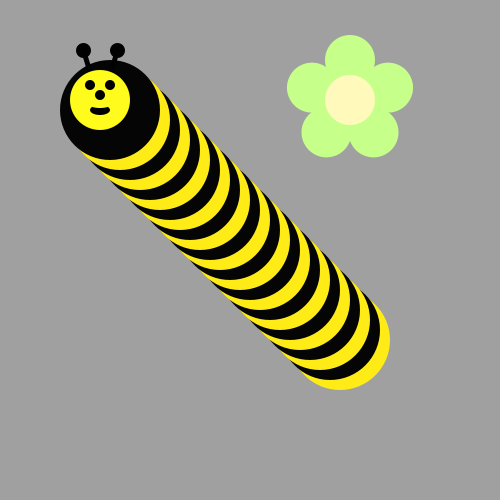
Frame 1 (no input)
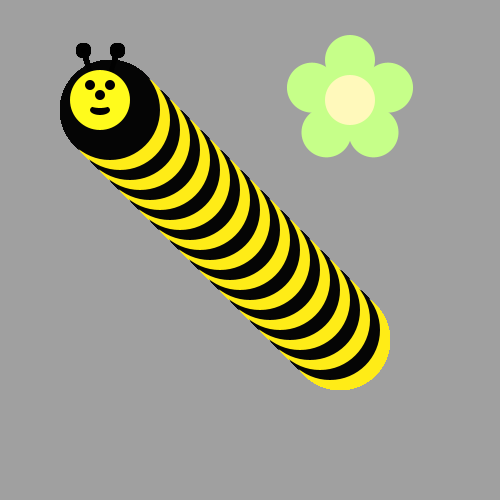
Frame 60 (the mouse pressed at the canvas centre just before this capture)
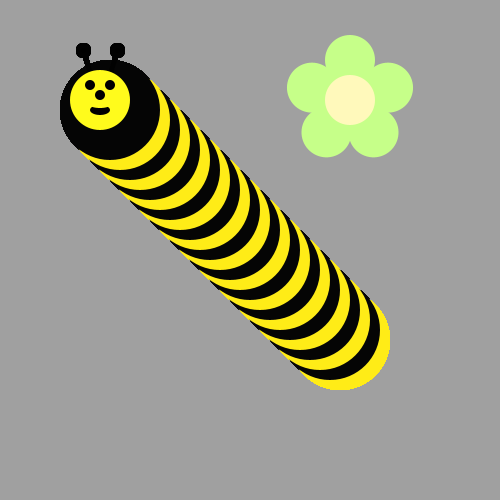
Frame 120 (the mouse held since frame 60 and released just before this capture)

The Processing sketch that drew these frames (run headless with seeded random() and noise(); from frame 60 on, the mouse is pressed at the canvas centre):

// Processing sketch: bumble_bee
// ── bumble_bee.pde
int x = 340;
void draw() {
/*Use a loop to make a body for the Bee!
Then put his head on using drawBeeFace(x,y)
Use Modulo to make the colors alternate 
*/

for(int i = 0; i < 24; i++){
if(i % 2 == 0){
fill(#FFEC17);
}else{
fill(#050505);
}
ellipse(x - (i*10) , x - (i* 10),100,100);  
}
drawBeeFace(100,100);
}


void drawFlower(int x, int y) {
     noStroke();
     translate(x, y);
     // draw 5 petals, rotating after each one
     fill(#c6ff89);      // green
      for (int i = 0; i < 5; i++) {
           ellipse(0, -40, 50, 50);
          rotate(radians(72));
     }
     fill(#fff9bb); // light yellow
     ellipse(0, 0, 50, 50);
} 
void drawBeeFace(int BeeFaceX, int BeeFaceY) {
     noStroke();
     fill(0, 0, 0);
     stroke(1);
     strokeWeight(5);
     line(BeeFaceX-10, BeeFaceY-27, BeeFaceX-17, BeeFaceY-50);
     line(BeeFaceX+10, BeeFaceY-27, BeeFaceX+17, BeeFaceY-50);
     ellipse(BeeFaceX-17, BeeFaceY-50, 10, 10);
     ellipse(BeeFaceX+17, BeeFaceY-50, 10, 10);
     noStroke();
     fill(255, 251, 28);
     ellipse(BeeFaceX, BeeFaceY, 60, 60); // face
     fill(255, 237, 209);
     fill(0,0,0);
      ellipse(BeeFaceX-10, BeeFaceY-15, 10, 10); // eyes
     ellipse(BeeFaceX+10, BeeFaceY-15, 10, 10);
      ellipse(BeeFaceX, BeeFaceY-5, 10, 10); // nose
      ellipse(BeeFaceX, BeeFaceY+10, 20, 10);// mouth
     fill(255, 251, 28);
     ellipse(BeeFaceX, BeeFaceY+5, 20, 6);
}

void setup() {
     ellipseMode(CENTER);
     size(500, 500);
     background(160, 160, 160);
      drawFlower(350, 100);
}
